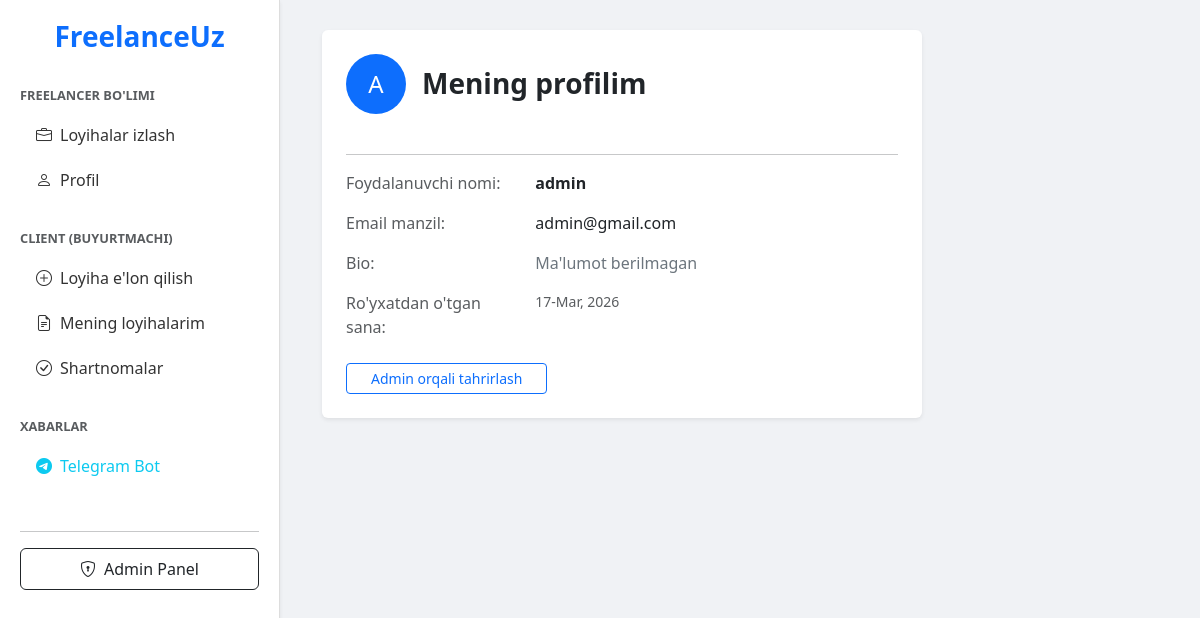
Screenshot of /profile/ (signed in) with the database file from the repository.
### core/models.py (models this page shows, shortened)
class User(AbstractUser):
    ROLE_CHOICES = (
        ('client', 'client'),
        ('freelancer', 'freelancer'),
    )
    email = models.EmailField(unique=True)
    role = models.CharField(max_length=20, choices=ROLE_CHOICES)
    bio = models.TextField(blank=True)
    created_at = models.DateTimeField(auto_now_add=True)
    USERNAME_FIELD = "email"
    REQUIRED_FIELDS = ["username"]

### core/views.py (the view)
# urls.py: path('profile/', views.profile_view, name='profile'),
@login_required
def profile_view(request):
    return render(request, 'profile.html', {'user': request.user})

### templates/profile.html (shortened to what this page needs)
{% extends 'base.html' %}
{% block content %}
<div class="container-fluid">
    <div class="card p-4 shadow-sm border-0" style="max-width: 600px;">
        <div class="d-flex align-items-center mb-4">
            <div class="bg-primary text-white rounded-circle d-flex align-items-center justify-content-center" style="width: 60px; height: 60px; font-size: 1.5rem;">
                {{ user.username|first|upper }}
            </div>
            <div class="ms-3">
                <h3 class="fw-bold mb-0">Mening profilim</h3>
            </div>
        </div>
        <hr>
        <div class="row g-3">
            <div class="col-sm-4 text-muted">Foydalanuvchi nomi:</div>
            <div class="col-sm-8 fw-bold">{{ user.username }}</div>
            <div class="col-sm-4 text-muted">Email manzil:</div>
            <div class="col-sm-8">{{ user.email }}</div>
            <div class="col-sm-4 text-muted">Bio:</div>
            <div class="col-sm-8 text-secondary">{{ user.bio|default:"Ma'lumot berilmagan" }}</div>
            <div class="col-sm-4 text-muted">Ro'yxatdan o'tgan sana:</div>
            <div class="col-sm-8 small text-muted">{{ user.created_at|date:"d-M, Y" }}</div>
        </div>
        <div class="mt-4">
            <a href="/admin" class="btn btn-outline-primary btn-sm px-4">Admin orqali tahrirlash</a>
        </div>
    </div>
</div>
{% endblock %}

### templates/base.html (style rules this page uses)
body { background-color: #f0f2f5; overflow-x: hidden; }

### rows the page displays
User: username|first "A", username "admin", email "admin@gmail.com", bio "Ma'lumot berilmagan", created_at "17-Mar, 2026"
